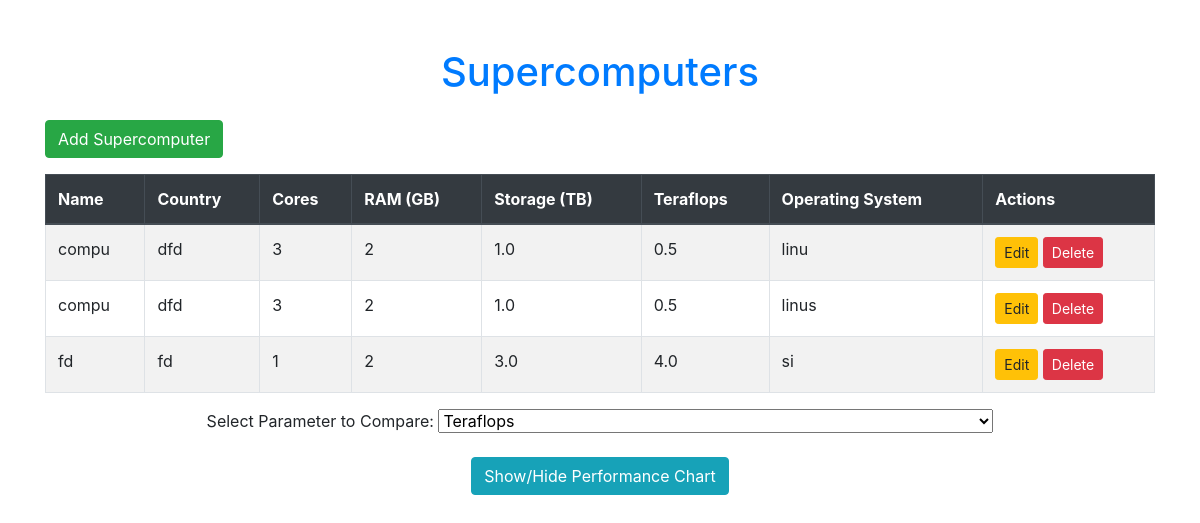
Page /supercomputers/ on the committed database.
### supercomputer/models.py (models this page shows, shortened)
class Supercomputer(models.Model):
    name = models.CharField(max_length=100)
    country = models.CharField(max_length=100)
    cores = models.IntegerField()
    ram = models.IntegerField()
    storage = models.FloatField()
    teraflops = models.FloatField()
    operating_system = models.CharField(max_length=100)

### supercomputer/views.py (the view)
# urls.py: path('supercomputers/', views.supercomputer_list, name='supercomputer_list'),
def supercomputer_list(request):
    supercomputers = Supercomputer.objects.all()
    return render(request, 'supercomputer/supercomputer_list.html', {'supercomputers': supercomputers})

### supercomputer/templates/supercomputer/supercomputer_list.html (shortened to what this page needs)
<!DOCTYPE html>
<html>
<head>
    <link rel="stylesheet" href="https://stackpath.bootstrapcdn.com/bootstrap/4.5.2/css/bootstrap.min.css">
</head>
<body>
    <div class="container mt-5">
        <h1 class="text-center text-primary mb-4">Supercomputers</h1>
        <div class="text-end mb-3">
            <a href="{% url 'add_supercomputer' %}" class="btn btn-success">Add Supercomputer</a>
        </div>
        <div class="table-responsive">
            <table class="table table-bordered table-striped">
                <thead class="thead-dark">
                    <tr>
                        <th>Name</th>
                        <th>Country</th>
                        <th>Cores</th>
                        <th>RAM (GB)</th>
                        <th>Storage (TB)</th>
                        <th>Teraflops</th>
                        <th>Operating System</th>
                        <th>Actions</th>
                    </tr>
                </thead>
                <tbody>
                    {% for supercomputer in supercomputers %}
                    <tr>
                        <td>{{ supercomputer.name }}</td>
                        <td>{{ supercomputer.country }}</td>
                        <td>{{ supercomputer.cores }}</td>
                        <td>{{ supercomputer.ram }}</td>
                        <td>{{ supercomputer.storage }}</td>
                        <td>{{ supercomputer.teraflops }}</td>
                        <td>{{ supercomputer.operating_system }}</td>
                        <td>
                            <a href="{% url 'edit_supercomputer' supercomputer.pk %}" class="btn btn-warning btn-sm">Edit</a>
                            <a href="{% url 'delete_supercomputer' supercomputer.pk %}" class="btn btn-danger btn-sm" onclick="return confirm('Are you sure you want to delete this item?');">Delete</a>
                        </td>
                    </tr>
                    {% empty %}
                    <tr>
                        <td colspan="8" class="text-center">No supercomputers available.</td>
                    </tr>
                    {% endfor %}
                </tbody>
            </table>
        </div>
        <div class="text-center mb-3">
            <label for="parameterSelect" class="form-label">Select Parameter to Compare:</label>
            <select id="parameterSelect" class="form-select w-50 mx-auto">
                <option value="teraflops">Teraflops</option>
            </select>
        </div>
        <div class="text-center mb-3">
            <button class="btn btn-info" onclick="toggleChart()">Show/Hide Performance Chart</button>
        </div>
    </div>
</body>
</html>

### rows in the picture
Supercomputer: name "compu", country "dfd", cores "3", ram "2", storage "1.0", teraflops "0.5", operating_system "linu"
Supercomputer: name "compu", country "dfd", cores "3", ram "2", storage "1.0", teraflops "0.5", operating_system "linus"
Supercomputer: name "fd", country "fd", cores "1", ram "2", storage "3.0", teraflops "4.0", operating_system "si"
